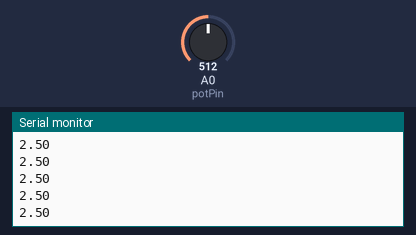
The sketch below on a simulated Arduino Uno, built with avr-gcc and run on an emulated ATmega328P. Shown: the last lines printed to the serial monitor. Inputs (shaded band) come from the test bench; at power-on: A0 (potPin) = 512.

Above: at 1.2 s.
1.3 s: A0 (potPin) set to 716
At 1.31 s:
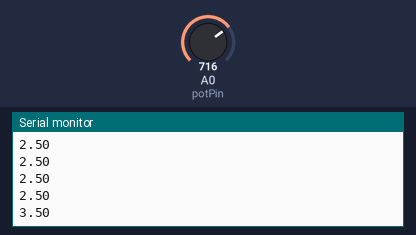
2.8 s: A0 (potPin) set to 900
At 2.82 s:
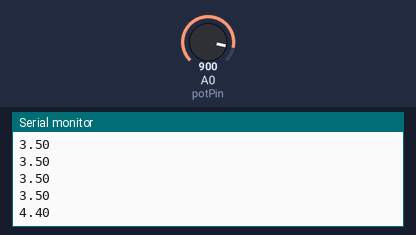
Timing chart, 0 to 5.8 s (numbered marks = the images above; inputs shaded):
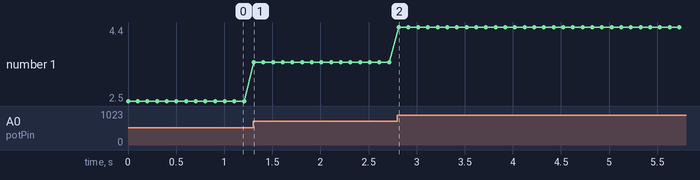

The sketch:

ch2_04_voltmeter.ino
```cpp
int potPin = A0;
void setup() {
  Serial.begin(9600);
}
void loop() {
  Serial.println(analogRead(A0)/1023.0*5.0);
  delay(100);
}
```

Measured:
- after the input at 1.3 s, the serial monitor: prints a new line at once (image 1)
- after the input at 2.8 s, the serial monitor: prints a new line at once (image 2)
- plotted number 1: 2.5 → 3.5 after the input at 1.3 s, 3.5 → 4.4 after the input at 2.8 s
